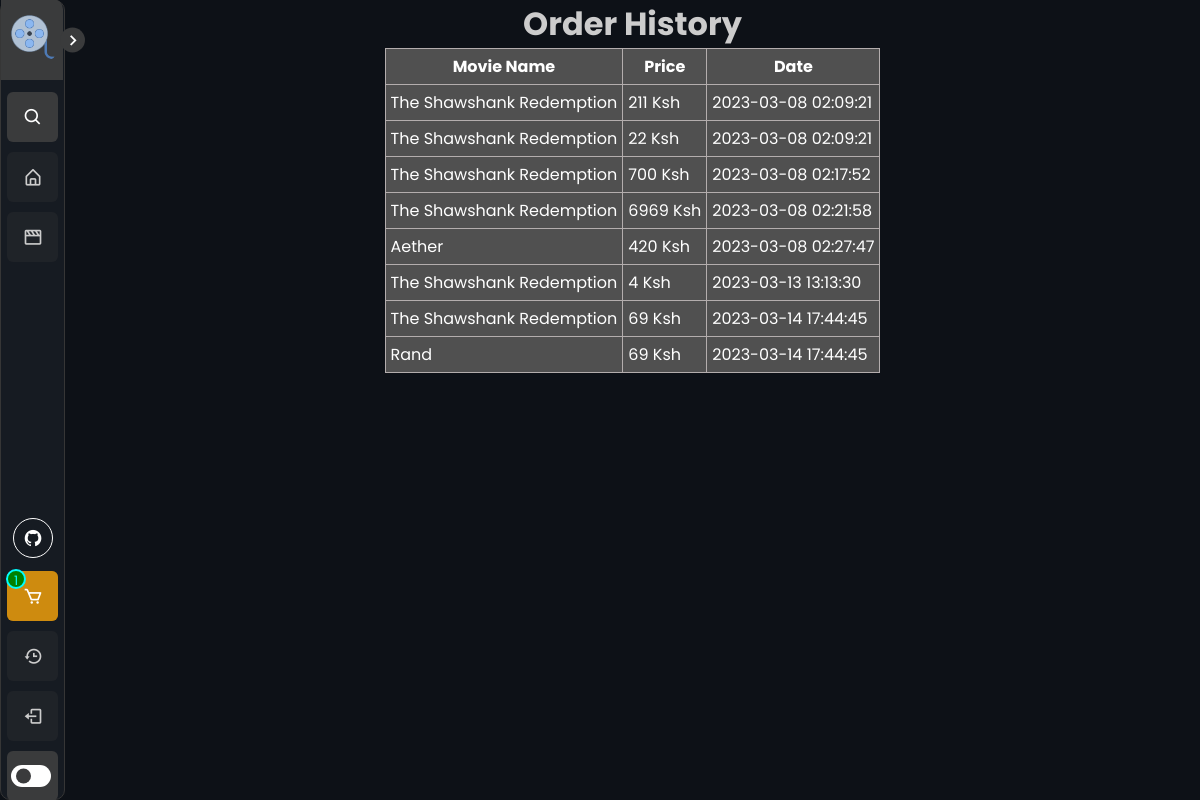
Page /history (signed in) on the earlier database version.
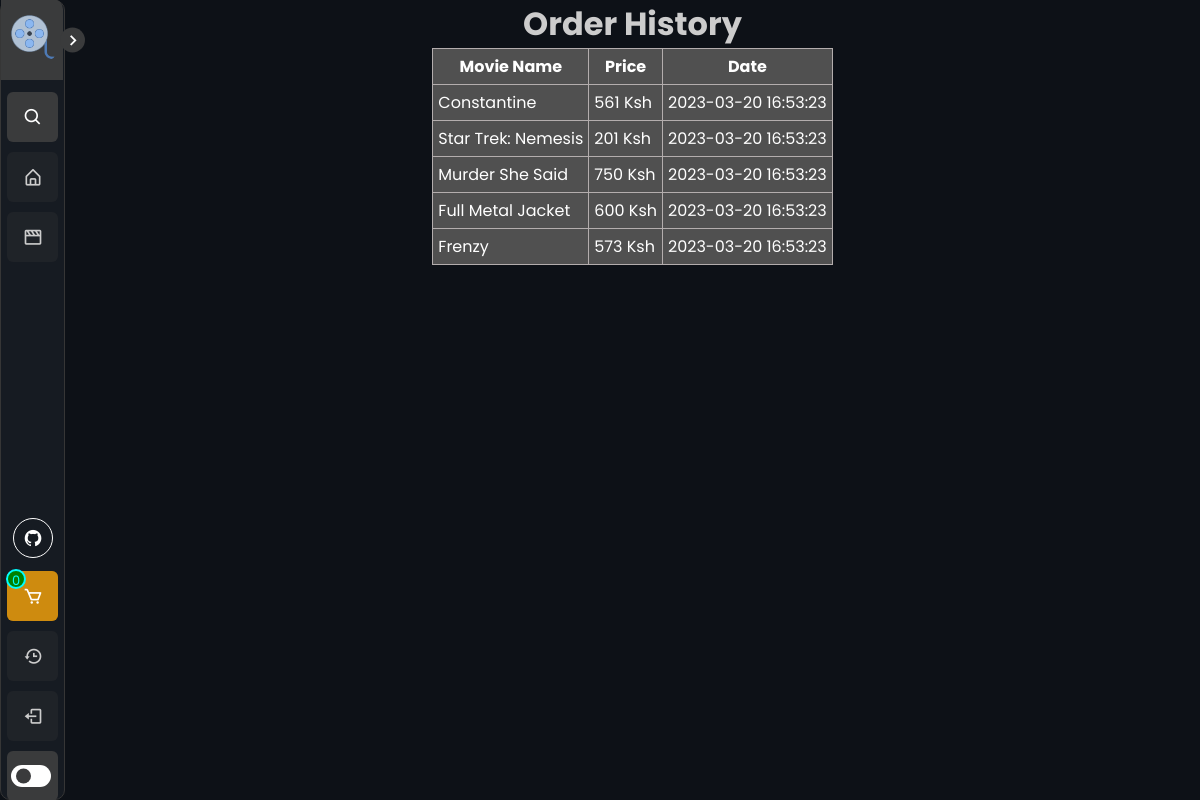
Same page on the later database version.
### tables this page shows
CREATE TABLE stock (item_id INTEGER PRIMARY KEY, moviename TEXT, description TEXT, poster TEXT, trailer_link TEXT, cast_names TEXT, price TEXT, tmdb data_type INT);

CREATE TABLE "history" (
	"user_id"	INTEGER,
	"item_id"	INTEGER,
	"quantity"	INTEGER,
	"price"	INTEGER,
	"total_price"	INTEGER,
	"date"	INTEGER
);

### main.py (the view)
@app.route('/history')
def history():
    if 'username' in session:
        username = session['username']
        conn = sqlite3.connect('users.db')
        cursor = conn.cursor()
        cursor.execute(
            'SELECT stock.moviename, stock.price, history.date FROM history INNER JOIN stock ON history.item_id = stock.item_id WHERE history.user_id = ?',
            (username,))
        items = cursor.fetchall()
        conn.close()
        return render_template('history.html', items=items)
    else:
        return redirect(url_for('login'))

### main.py (called while the page is built)
@app.context_processor
def cart_count():
    def get_cart_count():
        if 'username' in session:
            username = session['username']
            conn = sqlite3.connect('users.db')
            cursor = conn.cursor()
            cursor.execute('SELECT COUNT(*) FROM cart WHERE user_id=?', (username,))
            count = cursor.fetchone()[0]
            conn.close()
            return count
        else:
            return 0
    return dict(cart_count=get_cart_count)

### templates/history.html (shortened to what this page needs)
{% extends "base.html" %}
{% block content %}
 {% if items %}
    <div class="container">
        <h1>Order History</h1>
        <table class="table table-striped">
            <thead>
            <tr>
                <th scope="col">Movie Name</th>
                <th scope="col">Price</th>
                <th scope="col">Date</th>
            </tr>
            </thead>
            <tbody>
            {% for item in items %}
                <tr>
                    <td>{{ item[0] }}</td>
                    <td>{{ item[1] }} Ksh</td>
                    <td>{{ item[2] }}</td>
                </tr>
            {% endfor %}
            </tbody>
        </table>
    </div>
{% else %}
    <div class="container">
        <h1>Order History</h1>
        <p>You have no order history.</p>
    </div>
{% endif %}
{% endblock %}

Differences in the rows shown:
no longer on this page (row edited): stock: moviename "The Shawshank Redemption", price "211", date "2023-03-08 02:09:21"
no longer on this page (row edited): stock: moviename "The Shawshank Redemption", price "700", date "2023-03-08 02:17:52"
no longer on this page (row edited): stock: moviename "The Shawshank Redemption", price "6969", date "2023-03-08 02:21:58"
no longer on this page (row edited): stock: moviename "Aether", price "420", date "2023-03-08 02:27:47"
no longer on this page (row edited): stock: moviename "The Shawshank Redemption", price "4", date "2023-03-13 13:13:30"
no longer on this page (row edited): stock: moviename "The Shawshank Redemption", price "69", date "2023-03-14 17:44:45"
no longer on this page (row edited): stock: moviename "Rand", price "69", date "2023-03-14 17:44:45"
added stock: moviename "Constantine", price "561", date "2023-03-20 16:53:23"
added stock: moviename "Star Trek: Nemesis", price "201", date "2023-03-20 16:53:23"
added stock: moviename "Murder She Said", price "750", date "2023-03-20 16:53:23"
changed stock: moviename "The Shawshank Redemption" → "Full Metal Jacket"; price "22" → "600"; date "2023-03-08 02:09:21" → "2023-03-20 16:53:23"
added stock: moviename "Frenzy", price "573", date "2023-03-20 16:53:23"
Other differences:
{{ cart_count() }}: "1" → "0"
